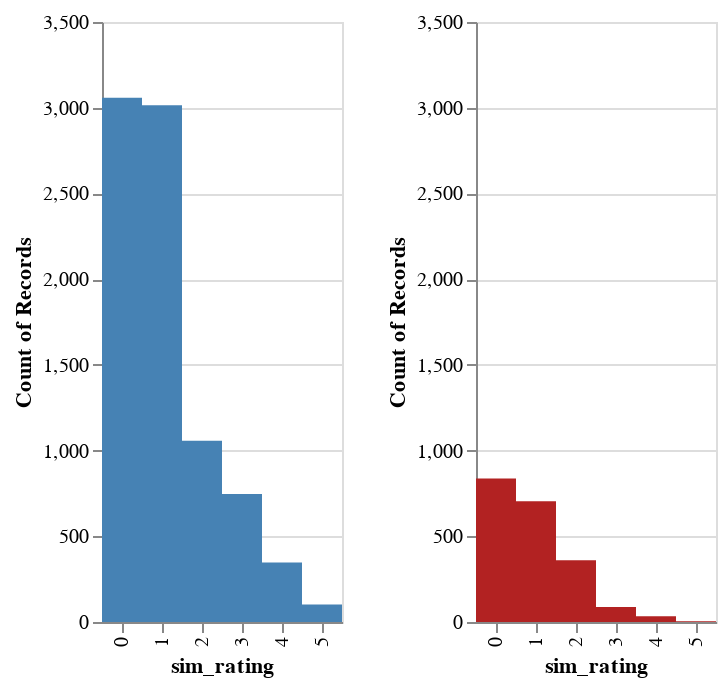

Notebook code for this chart:
### Markdown cell above
Then, plot the similarity scores

### Code cell
alt.hconcat(
    alt.Chart(df_orig).mark_rect(
        color="steelblue"
    ).encode(
        x=alt.X('sim_rating:O'),
        y='count()'), 
    alt.Chart(df).mark_rect(
        color="firebrick"
    ).encode(
        x=alt.X('sim_rating:O'),
        y='count()')
    ).resolve_scale(y='shared')

### Figure 1 — Vega-Lite specification as saved in the notebook (floating-point values rounded to 4 significant figures; data arrays with more than 128 entries replaced by an {"elided": "..."} marker saying what was removed)
{"config": {"view": {"continuousWidth": 400, "continuousHeight": 300}}, "hconcat": [{"data": {"name": "data-252495b4eaab4802298ce477908c04a6"}, "mark": {"type": "rect", "color": "steelblue"}, "encoding": {"x": {"field": "sim_rating", "type": "ordinal"}, "y": {"aggregate": "count", "type": "quantitative"}}}, {"data": {"name": "data-63a7b7d5b028835567807d46ba1a3a0e"}, "mark": {"type": "rect", "color": "firebrick"}, "encoding": {"x": {"field": "sim_rating", "type": "ordinal"}, "y": {"aggregate": "count", "type": "quantitative"}}}], "resolve": {"scale": {"y": "shared"}}, "$schema": "https://vega.github.io/schema/vega-lite/v4.17.0.json", "datasets": {"data-252495b4eaab4802298ce477908c04a6": {"elided": "8325 records"}, "data-63a7b7d5b028835567807d46ba1a3a0e": {"elided": "2028 records"}}}
